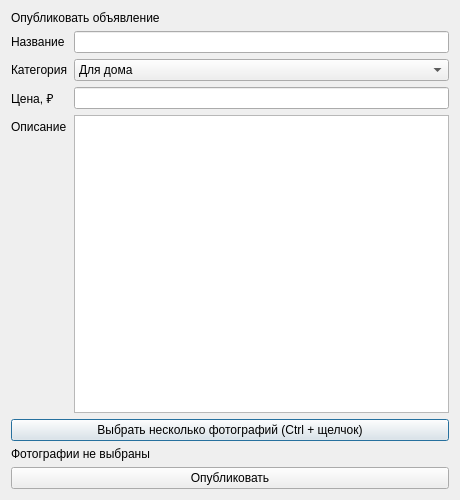
<?xml version="1.0" encoding="UTF-8"?>
<ui version="4.0">
 <class>AddAdWindow</class>
 <widget class="QDialog" name="AddAdWindow">
  <property name="geometry">
   <rect>
    <x>0</x>
    <y>0</y>
    <width>460</width>
    <height>500</height>
   </rect>
  </property>
  <property name="minimumSize">
   <size>
    <width>460</width>
    <height>500</height>
   </size>
  </property>
  <property name="windowTitle">
   <string>Новое объявление</string>
  </property>
  <layout class="QVBoxLayout" name="rootLayout">
   <item>
    <widget class="QLabel" name="titleLabel">
     <property name="text">
      <string>Опубликовать объявление</string>
     </property>
    </widget>
   </item>
   <item>
    <layout class="QFormLayout" name="formLayout">
     <item row="0" column="0">
      <widget class="QLabel" name="nameLabel">
       <property name="text">
        <string>Название</string>
       </property>
      </widget>
     </item>
     <item row="0" column="1">
      <widget class="QLineEdit" name="titleEdit"/>
     </item>
     <item row="1" column="0">
      <widget class="QLabel" name="categoryLabel">
       <property name="text">
        <string>Категория</string>
       </property>
      </widget>
     </item>
     <item row="1" column="1">
      <widget class="QComboBox" name="categoryCombo">
       <item>
        <property name="text">
         <string>Для дома</string>
        </property>
       </item>
       <item>
        <property name="text">
         <string>Электроника</string>
        </property>
       </item>
       <item>
        <property name="text">
         <string>Одежда</string>
        </property>
       </item>
       <item>
        <property name="text">
         <string>Хобби и спорт</string>
        </property>
       </item>
       <item>
        <property name="text">
         <string>Другое</string>
        </property>
       </item>
      </widget>
     </item>
     <item row="2" column="0">
      <widget class="QLabel" name="priceLabel">
       <property name="text">
        <string>Цена, ₽</string>
       </property>
      </widget>
     </item>
     <item row="2" column="1">
      <widget class="QLineEdit" name="priceEdit"/>
     </item>
     <item row="3" column="0">
      <widget class="QLabel" name="descriptionLabel">
       <property name="text">
        <string>Описание</string>
       </property>
      </widget>
     </item>
     <item row="3" column="1">
      <widget class="QPlainTextEdit" name="descriptionEdit"/>
     </item>
    </layout>
   </item>
   <item>
    <widget class="QPushButton" name="choosePhotosButton">
     <property name="text">
      <string>Выбрать несколько фотографий (Ctrl + щелчок)</string>
     </property>
    </widget>
   </item>
   <item>
    <widget class="QLabel" name="photosLabel">
     <property name="text">
      <string>Фотографии не выбраны</string>
     </property>
    </widget>
   </item>
   <item>
    <widget class="QPushButton" name="publishButton">
     <property name="text">
      <string>Опубликовать</string>
     </property>
    </widget>
   </item>
  </layout>
 </widget>
 <resources/>
 <connections/>
</ui>
